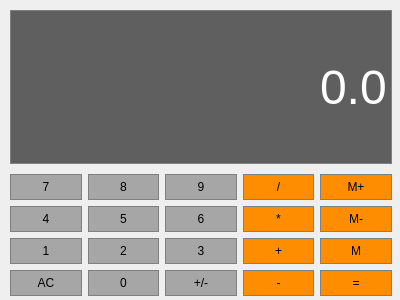
<?xml version="1.0" encoding="UTF-8"?>
<ui version="4.0">
 <class>Calculatrice</class>
 <widget class="QDialog" name="Calculatrice">
  <property name="geometry">
   <rect>
    <x>0</x>
    <y>0</y>
    <width>400</width>
    <height>300</height>
   </rect>
  </property>
  <property name="windowTitle">
   <string>Dialog</string>
  </property>
  <widget class="QLineEdit" name="Display">
   <property name="geometry">
    <rect>
     <x>10</x>
     <y>10</y>
     <width>382</width>
     <height>154</height>
    </rect>
   </property>
   <property name="sizePolicy">
    <sizepolicy hsizetype="Preferred" vsizetype="Expanding">
     <horstretch>0</horstretch>
     <verstretch>0</verstretch>
    </sizepolicy>
   </property>
   <property name="font">
    <font>
     <family>Yu Gothic UI</family>
     <pointsize>36</pointsize>
     <weight>9</weight>
     <italic>false</italic>
     <bold>false</bold>
    </font>
   </property>
   <property name="styleSheet">
    <string notr="true">background-color: rgb(95, 95, 95);
font: 75 36pt &quot;Yu Gothic UI&quot;;
color: rgb(255, 255, 255);

border:1px solid gray;



</string>
   </property>
   <property name="text">
    <string>0.0</string>
   </property>
   <property name="alignment">
    <set>Qt::AlignRight|Qt::AlignTrailing|Qt::AlignVCenter</set>
   </property>
  </widget>
  <widget class="QPushButton" name="Button8">
   <property name="geometry">
    <rect>
     <x>88</x>
     <y>174</y>
     <width>71</width>
     <height>26</height>
    </rect>
   </property>
   <property name="sizePolicy">
    <sizepolicy hsizetype="Preferred" vsizetype="Preferred">
     <horstretch>0</horstretch>
     <verstretch>0</verstretch>
    </sizepolicy>
   </property>
   <property name="styleSheet">
    <string notr="true">QPushButton{
	background-color: rgb(166, 166, 166);
border:1px solid gray;
padding:5px;
}

QPushButton:pressed{
background-color: rgb(166, 166, 166);
border:1px solid gray;
padding:5px;
}</string>
   </property>
   <property name="text">
    <string>8</string>
   </property>
  </widget>
  <widget class="QPushButton" name="Clear">
   <property name="geometry">
    <rect>
     <x>10</x>
     <y>270</y>
     <width>72</width>
     <height>26</height>
    </rect>
   </property>
   <property name="sizePolicy">
    <sizepolicy hsizetype="Preferred" vsizetype="Preferred">
     <horstretch>0</horstretch>
     <verstretch>0</verstretch>
    </sizepolicy>
   </property>
   <property name="styleSheet">
    <string notr="true">QPushButton{
background-color: rgb(166, 166, 166);
border:1px solid gray;
padding:5px;
}

QPushButton:pressed{background-color: rgb(166, 166, 166);
border:1px solid gray;
padding:5px;
}</string>
   </property>
   <property name="text">
    <string>AC</string>
   </property>
  </widget>
  <widget class="QPushButton" name="Button4">
   <property name="geometry">
    <rect>
     <x>10</x>
     <y>206</y>
     <width>72</width>
     <height>26</height>
    </rect>
   </property>
   <property name="sizePolicy">
    <sizepolicy hsizetype="Preferred" vsizetype="Preferred">
     <horstretch>0</horstretch>
     <verstretch>0</verstretch>
    </sizepolicy>
   </property>
   <property name="styleSheet">
    <string notr="true">QPushButton{
background-color: rgb(166, 166, 166);
border:1px solid gray;
padding:5px;
}

QPushButton:pressed{
background-color: rgb(166, 166, 166);
border:1px solid gray;
padding:5px;
}</string>
   </property>
   <property name="text">
    <string>4</string>
   </property>
  </widget>
  <widget class="QPushButton" name="Button1">
   <property name="geometry">
    <rect>
     <x>10</x>
     <y>238</y>
     <width>72</width>
     <height>26</height>
    </rect>
   </property>
   <property name="sizePolicy">
    <sizepolicy hsizetype="Preferred" vsizetype="Preferred">
     <horstretch>0</horstretch>
     <verstretch>0</verstretch>
    </sizepolicy>
   </property>
   <property name="styleSheet">
    <string notr="true">QPushButton{
background-color: rgb(166, 166, 166);
border:1px solid gray;
padding:5px;
}

QPushButton:pressed{
background-color: rgb(166, 166, 166);
border:1px solid gray;
padding:5px;
}</string>
   </property>
   <property name="text">
    <string>1</string>
   </property>
  </widget>
  <widget class="QPushButton" name="Divide">
   <property name="geometry">
    <rect>
     <x>243</x>
     <y>174</y>
     <width>71</width>
     <height>26</height>
    </rect>
   </property>
   <property name="sizePolicy">
    <sizepolicy hsizetype="Preferred" vsizetype="Preferred">
     <horstretch>0</horstretch>
     <verstretch>0</verstretch>
    </sizepolicy>
   </property>
   <property name="styleSheet">
    <string notr="true">QPushButton{
	background-color: rgb(255, 141, 1);
border:1px solid gray;
padding:5px;
}

QPushButton:pressed{
	background-color: rgb(255, 141, 1);
border:1px solid gray;
padding:5px;
}</string>
   </property>
   <property name="text">
    <string>/</string>
   </property>
  </widget>
  <widget class="QPushButton" name="Button9">
   <property name="geometry">
    <rect>
     <x>165</x>
     <y>174</y>
     <width>72</width>
     <height>26</height>
    </rect>
   </property>
   <property name="sizePolicy">
    <sizepolicy hsizetype="Preferred" vsizetype="Preferred">
     <horstretch>0</horstretch>
     <verstretch>0</verstretch>
    </sizepolicy>
   </property>
   <property name="styleSheet">
    <string notr="true">QPushButton{
background-color: rgb(166, 166, 166);
border:1px solid gray;
padding:5px;
}

QPushButton:pressed{
background-color: rgb(166, 166, 166);
border:1px solid gray;
padding:5px;
}</string>
   </property>
   <property name="text">
    <string>9</string>
   </property>
  </widget>
  <widget class="QPushButton" name="Button2">
   <property name="geometry">
    <rect>
     <x>88</x>
     <y>238</y>
     <width>71</width>
     <height>26</height>
    </rect>
   </property>
   <property name="sizePolicy">
    <sizepolicy hsizetype="Preferred" vsizetype="Preferred">
     <horstretch>0</horstretch>
     <verstretch>0</verstretch>
    </sizepolicy>
   </property>
   <property name="styleSheet">
    <string notr="true">QPushButton{
background-color: rgb(166, 166, 166);
border:1px solid gray;
padding:5px;
}

QPushButton:pressed{
background-color: rgb(166, 166, 166);
border:1px solid gray;
padding:5px;
}</string>
   </property>
   <property name="text">
    <string>2</string>
   </property>
  </widget>
  <widget class="QPushButton" name="MemClear">
   <property name="geometry">
    <rect>
     <x>320</x>
     <y>206</y>
     <width>72</width>
     <height>26</height>
    </rect>
   </property>
   <property name="sizePolicy">
    <sizepolicy hsizetype="Preferred" vsizetype="Preferred">
     <horstretch>0</horstretch>
     <verstretch>0</verstretch>
    </sizepolicy>
   </property>
   <property name="styleSheet">
    <string notr="true">QPushButton{
	background-color: rgb(255, 141, 1);border:1px solid gray;
padding:5px;
}

QPushButton:pressed{
	background-color: rgb(255, 141, 1);border:1px solid gray;
padding:5px;
}</string>
   </property>
   <property name="text">
    <string>M-</string>
   </property>
  </widget>
  <widget class="QPushButton" name="MemGet">
   <property name="geometry">
    <rect>
     <x>320</x>
     <y>238</y>
     <width>72</width>
     <height>26</height>
    </rect>
   </property>
   <property name="sizePolicy">
    <sizepolicy hsizetype="Preferred" vsizetype="Preferred">
     <horstretch>0</horstretch>
     <verstretch>0</verstretch>
    </sizepolicy>
   </property>
   <property name="styleSheet">
    <string notr="true">QPushButton{
	background-color: rgb(255, 141, 1);border:1px solid gray;
padding:5px;
}

QPushButton:pressed{	background-color: rgb(255, 141, 1);
border:1px solid gray;
padding:5px;
}</string>
   </property>
   <property name="text">
    <string>M</string>
   </property>
  </widget>
  <widget class="QPushButton" name="Button6">
   <property name="geometry">
    <rect>
     <x>165</x>
     <y>206</y>
     <width>72</width>
     <height>26</height>
    </rect>
   </property>
   <property name="sizePolicy">
    <sizepolicy hsizetype="Preferred" vsizetype="Preferred">
     <horstretch>0</horstretch>
     <verstretch>0</verstretch>
    </sizepolicy>
   </property>
   <property name="styleSheet">
    <string notr="true">QPushButton{
background-color: rgb(166, 166, 166);
border:1px solid gray;
padding:5px;
}

QPushButton:pressed{
background-color: rgb(166, 166, 166);
border:1px solid gray;
padding:5px;
}</string>
   </property>
   <property name="text">
    <string>6</string>
   </property>
  </widget>
  <widget class="QPushButton" name="Button3">
   <property name="geometry">
    <rect>
     <x>165</x>
     <y>238</y>
     <width>72</width>
     <height>26</height>
    </rect>
   </property>
   <property name="sizePolicy">
    <sizepolicy hsizetype="Preferred" vsizetype="Preferred">
     <horstretch>0</horstretch>
     <verstretch>0</verstretch>
    </sizepolicy>
   </property>
   <property name="styleSheet">
    <string notr="true">QPushButton{
background-color: rgb(166, 166, 166);
border:1px solid gray;
padding:5px;
}

QPushButton:pressed{
background-color: rgb(166, 166, 166);
border:1px solid gray;
padding:5px;
}</string>
   </property>
   <property name="text">
    <string>3</string>
   </property>
  </widget>
  <widget class="QPushButton" name="Multiply">
   <property name="geometry">
    <rect>
     <x>243</x>
     <y>206</y>
     <width>71</width>
     <height>26</height>
    </rect>
   </property>
   <property name="sizePolicy">
    <sizepolicy hsizetype="Preferred" vsizetype="Preferred">
     <horstretch>0</horstretch>
     <verstretch>0</verstretch>
    </sizepolicy>
   </property>
   <property name="styleSheet">
    <string notr="true">QPushButton{
	background-color: rgb(255, 141, 1);border:1px solid gray;
padding:5px;
}

QPushButton:pressed{
	background-color: rgb(255, 141, 1);
border:1px solid gray;
padding:5px;
}</string>
   </property>
   <property name="text">
    <string>*</string>
   </property>
  </widget>
  <widget class="QPushButton" name="MemAdd">
   <property name="geometry">
    <rect>
     <x>320</x>
     <y>174</y>
     <width>72</width>
     <height>26</height>
    </rect>
   </property>
   <property name="sizePolicy">
    <sizepolicy hsizetype="Preferred" vsizetype="Preferred">
     <horstretch>0</horstretch>
     <verstretch>0</verstretch>
    </sizepolicy>
   </property>
   <property name="styleSheet">
    <string notr="true">QPushButton{
	background-color: rgb(255, 141, 1);

border:1px solid gray;
padding:5px;
}

QPushButton:pressed{
	background-color: rgb(255, 141, 1);border:1px solid gray;
padding:5px;
}</string>
   </property>
   <property name="text">
    <string>M+</string>
   </property>
  </widget>
  <widget class="QPushButton" name="Button0">
   <property name="geometry">
    <rect>
     <x>88</x>
     <y>270</y>
     <width>71</width>
     <height>26</height>
    </rect>
   </property>
   <property name="sizePolicy">
    <sizepolicy hsizetype="Preferred" vsizetype="Preferred">
     <horstretch>0</horstretch>
     <verstretch>0</verstretch>
    </sizepolicy>
   </property>
   <property name="styleSheet">
    <string notr="true">QPushButton{
background-color: rgb(166, 166, 166);
border:1px solid gray;
padding:5px;
}

QPushButton:pressed{
background-color: rgb(166, 166, 166);
border:1px solid gray;
padding:5px;
}</string>
   </property>
   <property name="text">
    <string>0</string>
   </property>
  </widget>
  <widget class="QPushButton" name="ChangeSign">
   <property name="geometry">
    <rect>
     <x>165</x>
     <y>270</y>
     <width>72</width>
     <height>26</height>
    </rect>
   </property>
   <property name="sizePolicy">
    <sizepolicy hsizetype="Preferred" vsizetype="Preferred">
     <horstretch>0</horstretch>
     <verstretch>0</verstretch>
    </sizepolicy>
   </property>
   <property name="styleSheet">
    <string notr="true">QPushButton{
background-color: rgb(166, 166, 166);
border:1px solid gray;
padding:5px;
}

QPushButton:pressed{
background-color: rgb(166, 166, 166);
border:1px solid gray;
padding:5px;
}</string>
   </property>
   <property name="text">
    <string>+/-</string>
   </property>
  </widget>
  <widget class="QPushButton" name="Button7">
   <property name="geometry">
    <rect>
     <x>10</x>
     <y>174</y>
     <width>72</width>
     <height>26</height>
    </rect>
   </property>
   <property name="sizePolicy">
    <sizepolicy hsizetype="Preferred" vsizetype="Preferred">
     <horstretch>0</horstretch>
     <verstretch>0</verstretch>
    </sizepolicy>
   </property>
   <property name="styleSheet">
    <string notr="true">QPushButton{
background-color: rgb(166, 166, 166);
border:1px solid gray;
padding:5px;
}

QPushButton:pressed{
background-color: rgb(166, 166, 166);
border:1px solid gray;
padding:5px;
}</string>
   </property>
   <property name="text">
    <string>7</string>
   </property>
  </widget>
  <widget class="QPushButton" name="Equals">
   <property name="geometry">
    <rect>
     <x>320</x>
     <y>270</y>
     <width>72</width>
     <height>26</height>
    </rect>
   </property>
   <property name="sizePolicy">
    <sizepolicy hsizetype="Preferred" vsizetype="Preferred">
     <horstretch>0</horstretch>
     <verstretch>0</verstretch>
    </sizepolicy>
   </property>
   <property name="styleSheet">
    <string notr="true">QPushButton{
	background-color: rgb(255, 141, 1);border:1px solid gray;
padding:5px;
}

QPushButton:pressed{
	background-color: rgb(255, 141, 1);border:1px solid gray;
padding:5px;
}</string>
   </property>
   <property name="text">
    <string>=</string>
   </property>
  </widget>
  <widget class="QPushButton" name="Button5">
   <property name="geometry">
    <rect>
     <x>88</x>
     <y>206</y>
     <width>71</width>
     <height>26</height>
    </rect>
   </property>
   <property name="sizePolicy">
    <sizepolicy hsizetype="Preferred" vsizetype="Preferred">
     <horstretch>0</horstretch>
     <verstretch>0</verstretch>
    </sizepolicy>
   </property>
   <property name="styleSheet">
    <string notr="true">QPushButton{
background-color: rgb(166, 166, 166);
border:1px solid gray;
padding:5px;
}

QPushButton:pressed{
background-color: rgb(166, 166, 166);
border:1px solid gray;
padding:5px;
}</string>
   </property>
   <property name="text">
    <string>5</string>
   </property>
  </widget>
  <widget class="QPushButton" name="Add">
   <property name="geometry">
    <rect>
     <x>243</x>
     <y>238</y>
     <width>71</width>
     <height>26</height>
    </rect>
   </property>
   <property name="sizePolicy">
    <sizepolicy hsizetype="Preferred" vsizetype="Preferred">
     <horstretch>0</horstretch>
     <verstretch>0</verstretch>
    </sizepolicy>
   </property>
   <property name="styleSheet">
    <string notr="true">QPushButton{
	background-color: rgb(255, 141, 1);
border:1px solid gray;
padding:5px;
}

QPushButton:pressed{
	background-color: rgb(255, 141, 1);border:1px solid gray;
padding:5px;
}</string>
   </property>
   <property name="text">
    <string>+</string>
   </property>
  </widget>
  <widget class="QPushButton" name="Subtract">
   <property name="geometry">
    <rect>
     <x>243</x>
     <y>270</y>
     <width>71</width>
     <height>26</height>
    </rect>
   </property>
   <property name="sizePolicy">
    <sizepolicy hsizetype="Preferred" vsizetype="Preferred">
     <horstretch>0</horstretch>
     <verstretch>0</verstretch>
    </sizepolicy>
   </property>
   <property name="styleSheet">
    <string notr="true">QPushButton{
	background-color: rgb(255, 141, 1);border:1px solid gray;
padding:5px;
}

QPushButton:pressed{
	background-color: rgb(255, 141, 1);border:1px solid gray;
padding:5px;
}</string>
   </property>
   <property name="text">
    <string>-</string>
   </property>
  </widget>
 </widget>
 <resources/>
 <connections/>
</ui>
